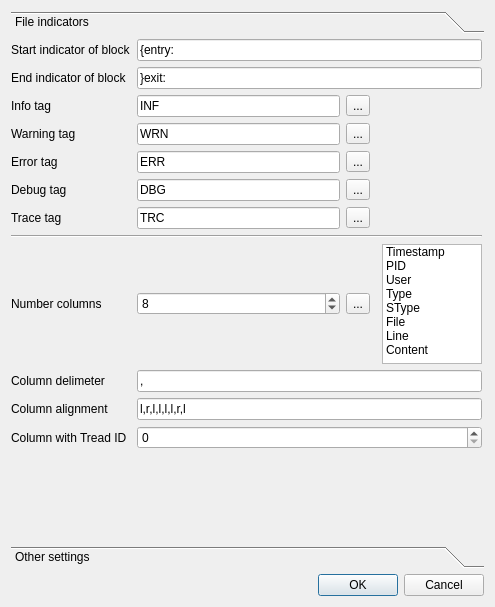
<?xml version="1.0" encoding="UTF-8"?>
<ui version="4.0">
 <class>TQtSettings</class>
 <widget class="QDialog" name="TQtSettings">
  <property name="geometry">
   <rect>
    <x>0</x>
    <y>0</y>
    <width>495</width>
    <height>607</height>
   </rect>
  </property>
  <property name="windowTitle">
   <string>Settings</string>
  </property>
  <property name="windowIcon">
   <iconset resource="itpploganalyzer.qrc">
    <normaloff>:/resources/itpploganalyzer.png</normaloff>:/resources/itpploganalyzer.png</iconset>
  </property>
  <layout class="QVBoxLayout" name="verticalLayout">
   <item>
    <widget class="QToolBox" name="toolBox">
     <property name="currentIndex">
      <number>0</number>
     </property>
     <widget class="QWidget" name="pageCharacter">
      <property name="geometry">
       <rect>
        <x>0</x>
        <y>0</y>
        <width>477</width>
        <height>496</height>
       </rect>
      </property>
      <attribute name="label">
       <string>File indicators</string>
      </attribute>
      <widget class="QWidget" name="gridLayoutWidget_2">
       <property name="geometry">
        <rect>
         <x>0</x>
         <y>0</y>
         <width>471</width>
         <height>491</height>
        </rect>
       </property>
       <layout class="QGridLayout" name="gridLayoutFileSettings">
        <item row="4" column="1">
         <widget class="QLineEdit" name="lineEditInfo">
          <property name="toolTip">
           <string>&lt;html&gt;&lt;head/&gt;&lt;body&gt;&lt;p&gt;Enter the tag marking a line as information&lt;/p&gt;&lt;/body&gt;&lt;/html&gt;</string>
          </property>
          <property name="text">
           <string>INF</string>
          </property>
          <property name="maxLength">
           <number>24</number>
          </property>
         </widget>
        </item>
        <item row="14" column="0">
         <widget class="QLabel" name="labelColAlign">
          <property name="text">
           <string>Column alignment</string>
          </property>
         </widget>
        </item>
        <item row="1" column="0">
         <widget class="QLabel" name="labelEnd">
          <property name="text">
           <string>End indicator of block</string>
          </property>
         </widget>
        </item>
        <item row="7" column="0">
         <widget class="QLabel" name="labelDebug">
          <property name="text">
           <string>Debug tag</string>
          </property>
         </widget>
        </item>
        <item row="5" column="4">
         <widget class="QLabel" name="labelColorWarning">
          <property name="text">
           <string/>
          </property>
         </widget>
        </item>
        <item row="4" column="0">
         <widget class="QLabel" name="labelInfo">
          <property name="text">
           <string>Info tag</string>
          </property>
         </widget>
        </item>
        <item row="6" column="0">
         <widget class="QLabel" name="labelError">
          <property name="text">
           <string>Error tag</string>
          </property>
         </widget>
        </item>
        <item row="6" column="1">
         <widget class="QLineEdit" name="lineEditError">
          <property name="toolTip">
           <string>&lt;html&gt;&lt;head/&gt;&lt;body&gt;&lt;p&gt;Enter the tag marking a line as error&lt;/p&gt;&lt;/body&gt;&lt;/html&gt;</string>
          </property>
          <property name="text">
           <string>ERR</string>
          </property>
          <property name="maxLength">
           <number>24</number>
          </property>
         </widget>
        </item>
        <item row="8" column="1">
         <widget class="QLineEdit" name="lineEditTrace">
          <property name="toolTip">
           <string>&lt;html&gt;&lt;head/&gt;&lt;body&gt;&lt;p&gt;Enter the tag marking a line as debug&lt;/p&gt;&lt;/body&gt;&lt;/html&gt;</string>
          </property>
          <property name="text">
           <string>TRC</string>
          </property>
          <property name="maxLength">
           <number>24</number>
          </property>
         </widget>
        </item>
        <item row="8" column="2">
         <widget class="QToolButton" name="toolButtonColTrace">
          <property name="text">
           <string>...</string>
          </property>
          <property name="icon">
           <iconset resource="itpploganalyzer.qrc">
            <normaloff>:/resources/color-wheel_256x256.png</normaloff>:/resources/color-wheel_256x256.png</iconset>
          </property>
         </widget>
        </item>
        <item row="6" column="2">
         <widget class="QToolButton" name="toolButtonColError">
          <property name="text">
           <string>...</string>
          </property>
          <property name="icon">
           <iconset resource="itpploganalyzer.qrc">
            <normaloff>:/resources/color-wheel_256x256.png</normaloff>:/resources/color-wheel_256x256.png</iconset>
          </property>
         </widget>
        </item>
        <item row="16" column="0">
         <spacer name="verticalSpacer_2">
          <property name="orientation">
           <enum>Qt::Orientation::Vertical</enum>
          </property>
          <property name="sizeHint" stdset="0">
           <size>
            <width>20</width>
            <height>40</height>
           </size>
          </property>
         </spacer>
        </item>
        <item row="7" column="4">
         <widget class="QLabel" name="labelColorDebug">
          <property name="text">
           <string/>
          </property>
         </widget>
        </item>
        <item row="9" column="0" colspan="5">
         <widget class="Line" name="line">
          <property name="orientation">
           <enum>Qt::Orientation::Horizontal</enum>
          </property>
         </widget>
        </item>
        <item row="13" column="1" colspan="4">
         <widget class="QLineEdit" name="lineEditDelimeter">
          <property name="toolTip">
           <string>&lt;html&gt;&lt;head/&gt;&lt;body&gt;&lt;p&gt;Einter the delimiter used to separate the columns.&lt;/p&gt;&lt;/body&gt;&lt;/html&gt;</string>
          </property>
          <property name="text">
           <string>,</string>
          </property>
         </widget>
        </item>
        <item row="8" column="4">
         <widget class="QLabel" name="labelColorTrace">
          <property name="text">
           <string/>
          </property>
         </widget>
        </item>
        <item row="12" column="0">
         <widget class="QLabel" name="labelColumns">
          <property name="text">
           <string>Number columns</string>
          </property>
         </widget>
        </item>
        <item row="7" column="2">
         <widget class="QToolButton" name="toolButtonColDebug">
          <property name="text">
           <string>...</string>
          </property>
          <property name="icon">
           <iconset resource="itpploganalyzer.qrc">
            <normaloff>:/resources/color-wheel_256x256.png</normaloff>:/resources/color-wheel_256x256.png</iconset>
          </property>
         </widget>
        </item>
        <item row="13" column="0">
         <widget class="QLabel" name="labelDelimeter">
          <property name="text">
           <string>Column delimeter</string>
          </property>
         </widget>
        </item>
        <item row="7" column="1">
         <widget class="QLineEdit" name="lineEditDebug">
          <property name="toolTip">
           <string>&lt;html&gt;&lt;head/&gt;&lt;body&gt;&lt;p&gt;Enter the tag marking a line as debug&lt;/p&gt;&lt;/body&gt;&lt;/html&gt;</string>
          </property>
          <property name="text">
           <string>DBG</string>
          </property>
          <property name="maxLength">
           <number>24</number>
          </property>
         </widget>
        </item>
        <item row="4" column="4">
         <widget class="QLabel" name="labelColorInfo">
          <property name="text">
           <string/>
          </property>
         </widget>
        </item>
        <item row="5" column="1">
         <widget class="QLineEdit" name="lineEditWarning">
          <property name="toolTip">
           <string>&lt;html&gt;&lt;head/&gt;&lt;body&gt;&lt;p&gt;Enter the tag marking a line as warning&lt;/p&gt;&lt;/body&gt;&lt;/html&gt;</string>
          </property>
          <property name="text">
           <string>WRN</string>
          </property>
          <property name="maxLength">
           <number>24</number>
          </property>
         </widget>
        </item>
        <item row="6" column="4">
         <widget class="QLabel" name="labelColorError">
          <property name="text">
           <string/>
          </property>
         </widget>
        </item>
        <item row="5" column="0">
         <widget class="QLabel" name="labelWarning">
          <property name="text">
           <string>Warning tag</string>
          </property>
         </widget>
        </item>
        <item row="14" column="1" colspan="4">
         <widget class="QLineEdit" name="lineEditColAlign">
          <property name="toolTip">
           <string>&lt;html&gt;&lt;head/&gt;&lt;body&gt;&lt;p&gt;Elnter the alignment for each column; &lt;b&gt;l&lt;/b&gt;=left, &lt;b&gt;r&lt;/b&gt;=right&lt;/p&gt;&lt;/body&gt;&lt;/html&gt;</string>
          </property>
          <property name="text">
           <string>l,r,l,l,l,l,r,l</string>
          </property>
          <property name="maxLength">
           <number>40</number>
          </property>
         </widget>
        </item>
        <item row="12" column="4">
         <widget class="QListWidget" name="listWidgetColumns">
          <property name="sizePolicy">
           <sizepolicy hsizetype="Expanding" vsizetype="Preferred">
            <horstretch>0</horstretch>
            <verstretch>0</verstretch>
           </sizepolicy>
          </property>
          <property name="maximumSize">
           <size>
            <width>100</width>
            <height>120</height>
           </size>
          </property>
          <property name="toolTip">
           <string>&lt;html&gt;&lt;head/&gt;&lt;body&gt;&lt;p&gt;Enter the titles for each column&lt;/p&gt;&lt;/body&gt;&lt;/html&gt;</string>
          </property>
          <property name="layoutMode">
           <enum>QListView::LayoutMode::SinglePass</enum>
          </property>
          <item>
           <property name="text">
            <string>Timestamp</string>
           </property>
          </item>
          <item>
           <property name="text">
            <string>PID</string>
           </property>
          </item>
          <item>
           <property name="text">
            <string>User</string>
           </property>
          </item>
          <item>
           <property name="text">
            <string>Type</string>
           </property>
          </item>
          <item>
           <property name="text">
            <string>SType</string>
           </property>
          </item>
          <item>
           <property name="text">
            <string>File</string>
           </property>
          </item>
          <item>
           <property name="text">
            <string>Line</string>
           </property>
          </item>
          <item>
           <property name="text">
            <string>Content</string>
           </property>
          </item>
         </widget>
        </item>
        <item row="4" column="2">
         <widget class="QToolButton" name="toolButtonColInfo">
          <property name="text">
           <string>...</string>
          </property>
          <property name="icon">
           <iconset resource="itpploganalyzer.qrc">
            <normaloff>:/resources/color-wheel_256x256.png</normaloff>:/resources/color-wheel_256x256.png</iconset>
          </property>
         </widget>
        </item>
        <item row="8" column="0">
         <widget class="QLabel" name="labelTrace">
          <property name="text">
           <string>Trace tag</string>
          </property>
         </widget>
        </item>
        <item row="0" column="0">
         <widget class="QLabel" name="labelStart">
          <property name="text">
           <string>Start indicator of block</string>
          </property>
         </widget>
        </item>
        <item row="5" column="2">
         <widget class="QToolButton" name="toolButtonColWarning">
          <property name="text">
           <string>...</string>
          </property>
          <property name="icon">
           <iconset resource="itpploganalyzer.qrc">
            <normaloff>:/resources/color-wheel_256x256.png</normaloff>:/resources/color-wheel_256x256.png</iconset>
          </property>
         </widget>
        </item>
        <item row="1" column="1" colspan="4">
         <widget class="QLineEdit" name="lineEditEnd">
          <property name="toolTip">
           <string>&lt;html&gt;&lt;head/&gt;&lt;body&gt;&lt;p&gt;Enter the end indicator of a block&lt;/p&gt;&lt;/body&gt;&lt;/html&gt;</string>
          </property>
          <property name="text">
           <string>}exit:</string>
          </property>
          <property name="maxLength">
           <number>256</number>
          </property>
         </widget>
        </item>
        <item row="0" column="1" colspan="4">
         <widget class="QLineEdit" name="lineEditStart">
          <property name="toolTip">
           <string>&lt;html&gt;&lt;head/&gt;&lt;body&gt;&lt;p&gt;Enter the start indicator of a block&lt;/p&gt;&lt;/body&gt;&lt;/html&gt;</string>
          </property>
          <property name="text">
           <string>{entry:</string>
          </property>
          <property name="maxLength">
           <number>256</number>
          </property>
         </widget>
        </item>
        <item row="15" column="0">
         <widget class="QLabel" name="labelThreadID">
          <property name="text">
           <string>Column with Tread ID</string>
          </property>
         </widget>
        </item>
        <item row="12" column="1">
         <widget class="QSpinBox" name="spinBoxColumns">
          <property name="toolTip">
           <string>&lt;html&gt;&lt;head/&gt;&lt;body&gt;&lt;p&gt;Enter the number of columns the log file has&lt;/p&gt;&lt;/body&gt;&lt;/html&gt;</string>
          </property>
          <property name="minimum">
           <number>2</number>
          </property>
          <property name="maximum">
           <number>20</number>
          </property>
          <property name="value">
           <number>8</number>
          </property>
         </widget>
        </item>
        <item row="12" column="2">
         <widget class="QToolButton" name="toolButtonValue">
          <property name="toolTip">
           <string>Enter JSON value names</string>
          </property>
          <property name="whatsThis">
           <string>Button to enter JSON value names.</string>
          </property>
          <property name="text">
           <string>...</string>
          </property>
          <property name="icon">
           <iconset resource="itpploganalyzer.qrc">
            <normaloff>:/resources/json_64x64.png</normaloff>:/resources/json_64x64.png</iconset>
          </property>
         </widget>
        </item>
        <item row="15" column="1" colspan="4">
         <widget class="QSpinBox" name="spinBoxThreadID">
          <property name="toolTip">
           <string>&lt;html&gt;&lt;head/&gt;&lt;body&gt;&lt;p&gt;Enter the column containing the &lt;i&gt;thread ID&lt;/i&gt;, if there is any.&lt;/p&gt;&lt;/body&gt;&lt;/html&gt;</string>
          </property>
          <property name="maximum">
           <number>20</number>
          </property>
         </widget>
        </item>
       </layout>
      </widget>
     </widget>
     <widget class="QWidget" name="pageElse">
      <property name="geometry">
       <rect>
        <x>0</x>
        <y>0</y>
        <width>477</width>
        <height>496</height>
       </rect>
      </property>
      <attribute name="label">
       <string>Other settings</string>
      </attribute>
      <widget class="QWidget" name="gridLayoutWidget">
       <property name="geometry">
        <rect>
         <x>0</x>
         <y>0</y>
         <width>471</width>
         <height>491</height>
        </rect>
       </property>
       <layout class="QGridLayout" name="gridLayoutOtherSettings">
        <item row="5" column="0">
         <spacer name="verticalSpacer">
          <property name="orientation">
           <enum>Qt::Orientation::Vertical</enum>
          </property>
          <property name="sizeHint" stdset="0">
           <size>
            <width>20</width>
            <height>40</height>
           </size>
          </property>
         </spacer>
        </item>
        <item row="1" column="0">
         <widget class="QLabel" name="labelLogfile">
          <property name="text">
           <string>Log file (path+name)</string>
          </property>
         </widget>
        </item>
        <item row="3" column="3">
         <widget class="QToolButton" name="toolButtonSourcePath">
          <property name="text">
           <string>...</string>
          </property>
          <property name="icon">
           <iconset theme="QIcon::ThemeIcon::FolderOpen"/>
          </property>
         </widget>
        </item>
        <item row="2" column="0">
         <widget class="QLabel" name="labelResultPath">
          <property name="text">
           <string>Result path</string>
          </property>
         </widget>
        </item>
        <item row="2" column="3">
         <widget class="QToolButton" name="toolButtonResultPath">
          <property name="text">
           <string>...</string>
          </property>
          <property name="icon">
           <iconset theme="QIcon::ThemeIcon::FolderOpen"/>
          </property>
         </widget>
        </item>
        <item row="1" column="2">
         <widget class="QLineEdit" name="lineEditLogfile">
          <property name="text">
           <string>itpploganalyzer.log</string>
          </property>
         </widget>
        </item>
        <item row="3" column="0">
         <widget class="QLabel" name="labelSourcePath">
          <property name="text">
           <string>Default soure directory</string>
          </property>
         </widget>
        </item>
        <item row="3" column="2">
         <widget class="QLineEdit" name="lineEditSourcePath">
          <property name="text">
           <string>.</string>
          </property>
         </widget>
        </item>
        <item row="4" column="0">
         <widget class="QLabel" name="labelLogLevel">
          <property name="text">
           <string>Log level</string>
          </property>
         </widget>
        </item>
        <item row="1" column="3">
         <widget class="QToolButton" name="toolButtonLogfile">
          <property name="text">
           <string>...</string>
          </property>
          <property name="icon">
           <iconset theme="QIcon::ThemeIcon::FolderOpen"/>
          </property>
          <property name="toolButtonStyle">
           <enum>Qt::ToolButtonStyle::ToolButtonIconOnly</enum>
          </property>
         </widget>
        </item>
        <item row="2" column="2">
         <widget class="QLineEdit" name="lineEditResultPath">
          <property name="text">
           <string>.</string>
          </property>
         </widget>
        </item>
        <item row="4" column="2">
         <widget class="QSpinBox" name="spinBoxLogLevel">
          <property name="maximum">
           <number>6</number>
          </property>
          <property name="value">
           <number>3</number>
          </property>
         </widget>
        </item>
       </layout>
      </widget>
     </widget>
    </widget>
   </item>
   <item>
    <widget class="QDialogButtonBox" name="buttonBox">
     <property name="orientation">
      <enum>Qt::Orientation::Horizontal</enum>
     </property>
     <property name="standardButtons">
      <set>QDialogButtonBox::StandardButton::Cancel|QDialogButtonBox::StandardButton::Ok</set>
     </property>
    </widget>
   </item>
  </layout>
 </widget>
 <tabstops>
  <tabstop>lineEditStart</tabstop>
  <tabstop>lineEditEnd</tabstop>
  <tabstop>lineEditInfo</tabstop>
  <tabstop>toolButtonColInfo</tabstop>
  <tabstop>lineEditWarning</tabstop>
  <tabstop>toolButtonColWarning</tabstop>
  <tabstop>lineEditError</tabstop>
  <tabstop>toolButtonColError</tabstop>
  <tabstop>lineEditDebug</tabstop>
  <tabstop>toolButtonColDebug</tabstop>
  <tabstop>lineEditTrace</tabstop>
  <tabstop>toolButtonColTrace</tabstop>
  <tabstop>spinBoxColumns</tabstop>
  <tabstop>toolButtonValue</tabstop>
  <tabstop>listWidgetColumns</tabstop>
  <tabstop>lineEditDelimeter</tabstop>
  <tabstop>lineEditColAlign</tabstop>
  <tabstop>spinBoxThreadID</tabstop>
  <tabstop>lineEditLogfile</tabstop>
  <tabstop>lineEditResultPath</tabstop>
  <tabstop>toolButtonSourcePath</tabstop>
  <tabstop>toolButtonResultPath</tabstop>
  <tabstop>toolButtonLogfile</tabstop>
  <tabstop>spinBoxLogLevel</tabstop>
  <tabstop>lineEditSourcePath</tabstop>
 </tabstops>
 <resources>
  <include location="itpploganalyzer.qrc"/>
 </resources>
 <connections>
  <connection>
   <sender>buttonBox</sender>
   <signal>accepted()</signal>
   <receiver>TQtSettings</receiver>
   <slot>accept()</slot>
   <hints>
    <hint type="sourcelabel">
     <x>257</x>
     <y>597</y>
    </hint>
    <hint type="destinationlabel">
     <x>157</x>
     <y>274</y>
    </hint>
   </hints>
  </connection>
  <connection>
   <sender>buttonBox</sender>
   <signal>rejected()</signal>
   <receiver>TQtSettings</receiver>
   <slot>reject()</slot>
   <hints>
    <hint type="sourcelabel">
     <x>325</x>
     <y>597</y>
    </hint>
    <hint type="destinationlabel">
     <x>286</x>
     <y>274</y>
    </hint>
   </hints>
  </connection>
 </connections>
</ui>
